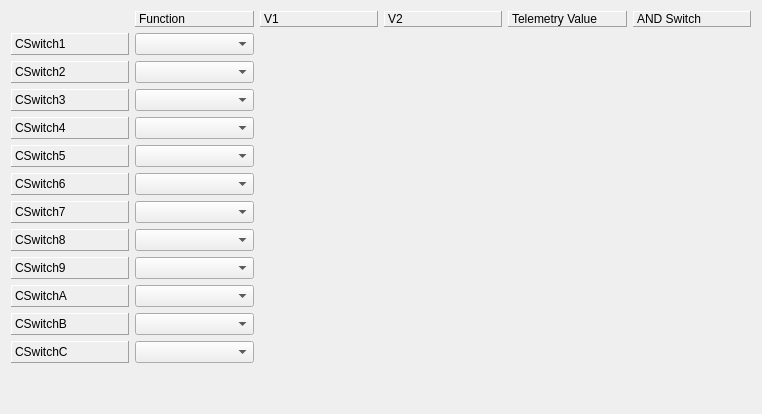
     <widget class="QWidget" name="tabSwitch">
      <attribute name="title">
       <string>Switches</string>
      </attribute>
      <layout class="QGridLayout" name="gridLayout_8" rowstretch="0,0,0,0,0,0,0,0,0,0,0,0,0,0" columnstretch="0,0,0,0,0,0">
       <item row="1" column="0">
        <widget class="QLabel" name="label_30">
         <property name="minimumSize">
          <size>
           <width>118</width>
           <height>0</height>
          </size>
         </property>
         <property name="frameShape">
          <enum>QFrame::Panel</enum>
         </property>
         <property name="frameShadow">
          <enum>QFrame::Raised</enum>
         </property>
         <property name="text">
          <string>CSwitch1</string>
         </property>
        </widget>
       </item>
       <item row="1" column="1">
        <widget class="QComboBox" name="cswitchFunc_1"/>
       </item>
       <item row="2" column="0">
        <widget class="QLabel" name="label_31">
         <property name="frameShape">
          <enum>QFrame::Panel</enum>
         </property>
         <property name="frameShadow">
          <enum>QFrame::Raised</enum>
         </property>
         <property name="text">
          <string>CSwitch2</string>
         </property>
        </widget>
       </item>
       <item row="2" column="1">
        <widget class="QComboBox" name="cswitchFunc_2"/>
       </item>
       <item row="3" column="0">
        <widget class="QLabel" name="label_32">
         <property name="frameShape">
          <enum>QFrame::Panel</enum>
         </property>
         <property name="frameShadow">
          <enum>QFrame::Raised</enum>
         </property>
         <property name="text">
          <string>CSwitch3</string>
         </property>
        </widget>
       </item>
       <item row="3" column="1">
        <widget class="QComboBox" name="cswitchFunc_3"/>
       </item>
       <item row="4" column="0">
        <widget class="QLabel" name="label_33">
         <property name="frameShape">
          <enum>QFrame::Panel</enum>
         </property>
         <property name="frameShadow">
          <enum>QFrame::Raised</enum>
         </property>
         <property name="text">
          <string>CSwitch4</string>
         </property>
        </widget>
       </item>
       <item row="4" column="1">
        <widget class="QComboBox" name="cswitchFunc_4"/>
       </item>
       <item row="5" column="0">
        <widget class="QLabel" name="label_34">
         <property name="frameShape">
          <enum>QFrame::Panel</enum>
         </property>
         <property name="frameShadow">
          <enum>QFrame::Raised</enum>
         </property>
         <property name="text">
          <string>CSwitch5</string>
         </property>
        </widget>
       </item>
       <item row="5" column="1">
        <widget class="QComboBox" name="cswitchFunc_5"/>
       </item>
       <item row="6" column="1">
        <widget class="QComboBox" name="cswitchFunc_6"/>
       </item>
       <item row="0" column="1">
        <widget class="QLabel" name="cswFuncLabel">
         <property name="minimumSize">
          <size>
           <width>119</width>
           <height>0</height>
          </size>
         </property>
         <property name="frameShape">
          <enum>QFrame::Panel</enum>
         </property>
         <property name="frameShadow">
          <enum>QFrame::Raised</enum>
         </property>
         <property name="text">
          <string>Function</string>
         </property>
        </widget>
       </item>
       <item row="0" column="2">
        <widget class="QLabel" name="cswCol1">
         <property name="minimumSize">
          <size>
           <width>118</width>
           <height>0</height>
          </size>
         </property>
         <property name="frameShape">
          <enum>QFrame::Panel</enum>
         </property>
         <property name="frameShadow">
          <enum>QFrame::Raised</enum>
         </property>
         <property name="text">
          <string>V1</string>
         </property>
        </widget>
       </item>
       <item row="0" column="3">
        <widget class="QLabel" name="cswCol2">
         <property name="minimumSize">
          <size>
           <width>118</width>
           <height>0</height>
          </size>
         </property>
         <property name="frameShape">
          <enum>QFrame::Panel</enum>
         </property>
         <property name="frameShadow">
          <enum>QFrame::Raised</enum>
         </property>
         <property name="text">
          <string>V2</string>
         </property>
        </widget>
       </item>
       <item row="6" column="0">
        <widget class="QLabel" name="label_35">
         <property name="frameShape">
          <enum>QFrame::Panel</enum>
         </property>
         <property name="frameShadow">
          <enum>QFrame::Raised</enum>
         </property>
         <property name="text">
          <string>CSwitch6</string>
         </property>
        </widget>
       </item>
       <item row="7" column="0">
        <widget class="QLabel" name="label_81">
         <property name="frameShape">
          <enum>QFrame::Panel</enum>
         </property>
         <property name="frameShadow">
          <enum>QFrame::Raised</enum>
         </property>
         <property name="text">
          <string>CSwitch7</string>
         </property>
        </widget>
       </item>
       <item row="8" column="0">
        <widget class="QLabel" name="label_82">
         <property name="frameShape">
          <enum>QFrame::Panel</enum>
         </property>
         <property name="frameShadow">
          <enum>QFrame::Raised</enum>
         </property>
         <property name="text">
          <string>CSwitch8</string>
         </property>
        </widget>
       </item>
       <item row="9" column="0">
        <widget class="QLabel" name="label_99">
         <property name="frameShape">
          <enum>QFrame::Panel</enum>
         </property>
         <property name="frameShadow">
          <enum>QFrame::Raised</enum>
         </property>
         <property name="text">
          <string>CSwitch9</string>
         </property>
        </widget>
       </item>
       <item row="10" column="0">
        <widget class="QLabel" name="label_100">
         <property name="frameShape">
          <enum>QFrame::Panel</enum>
         </property>
         <property name="frameShadow">
          <enum>QFrame::Raised</enum>
         </property>
         <property name="text">
          <string>CSwitchA</string>
         </property>
        </widget>
       </item>
       <item row="11" column="0">
        <widget class="QLabel" name="label_101">
         <property name="frameShape">
          <enum>QFrame::Panel</enum>
         </property>
         <property name="frameShadow">
          <enum>QFrame::Raised</enum>
         </property>
         <property name="text">
          <string>CSwitchB</string>
         </property>
        </widget>
       </item>
       <item row="12" column="0">
        <widget class="QLabel" name="label_102">
         <property name="frameShape">
          <enum>QFrame::Panel</enum>
         </property>
         <property name="frameShadow">
          <enum>QFrame::Raised</enum>
         </property>
         <property name="text">
          <string>CSwitchC</string>
         </property>
        </widget>
       </item>
       <item row="13" column="0">
        <spacer name="verticalSpacer">
         <property name="orientation">
          <enum>Qt::Vertical</enum>
         </property>
         <property name="sizeHint" stdset="0">
          <size>
           <width>20</width>
           <height>40</height>
          </size>
         </property>
        </spacer>
       </item>
       <item row="7" column="1">
        <widget class="QComboBox" name="cswitchFunc_7"/>
       </item>
       <item row="8" column="1">
        <widget class="QComboBox" name="cswitchFunc_8"/>
       </item>
       <item row="9" column="1">
        <widget class="QComboBox" name="cswitchFunc_9"/>
       </item>
       <item row="10" column="1">
        <widget class="QComboBox" name="cswitchFunc_10"/>
       </item>
       <item row="11" column="1">
        <widget class="QComboBox" name="cswitchFunc_11"/>
       </item>
       <item row="12" column="1">
        <widget class="QComboBox" name="cswitchFunc_12"/>
       </item>
       <item row="0" column="5">
        <widget class="QLabel" name="label_85">
         <property name="minimumSize">
          <size>
           <width>118</width>
           <height>0</height>
          </size>
         </property>
         <property name="frameShape">
          <enum>QFrame::Panel</enum>
         </property>
         <property name="frameShadow">
          <enum>QFrame::Raised</enum>
         </property>
         <property name="text">
          <string>AND Switch</string>
         </property>
        </widget>
       </item>
       <item row="0" column="4">
        <widget class="QLabel" name="label_92">
         <property name="minimumSize">
          <size>
           <width>119</width>
           <height>0</height>
          </size>
         </property>
         <property name="frameShape">
          <enum>QFrame::Panel</enum>
         </property>
         <property name="frameShadow">
          <enum>QFrame::Raised</enum>
         </property>
         <property name="text">
          <string>Telemetry Value</string>
         </property>
        </widget>
       </item>
      </layout>
     </widget>
